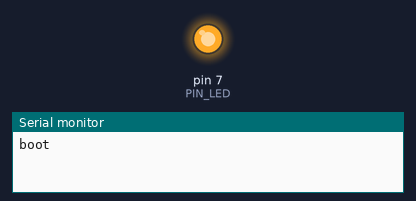
This sketch was run on a simulated Arduino Uno, built with avr-gcc and run on an emulated ATmega328P. On the bench: output pins drawn as LEDs (lit = HIGH), the last lines printed to the serial monitor. At 2.0 s the program stops and its outputs stay as they are.

Above: at 0.5 s.
At 1.85 s:
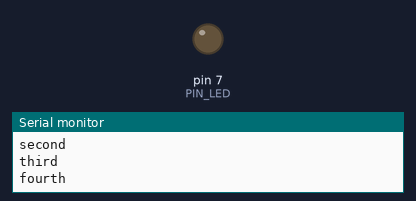
Timing chart, 0 to 3.0 s (numbered marks = the images above):
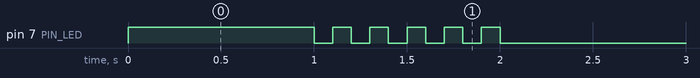

The sketch:

05_practice_2.ino
```cpp
# define PIN_LED 7
unsigned int toggle;
void setup() {
  pinMode(PIN_LED, OUTPUT);
  Serial.begin(115200);
  while (!Serial) {
  }
}

void loop() {
  toggle = 1;
  digitalWrite(PIN_LED, toggle);
  Serial.println("boot");
  delay(1000);

  toggle = toggle_state(toggle);
  digitalWrite(PIN_LED, toggle);
  delay(100);
  toggle = toggle_state(toggle);
  digitalWrite(PIN_LED, toggle);
  Serial.println("first");
  delay(100);

  toggle = toggle_state(toggle);
  digitalWrite(PIN_LED, toggle);
  delay(100);
  toggle = toggle_state(toggle);
  digitalWrite(PIN_LED, toggle);
  Serial.println("second");
  delay(100);

  toggle = toggle_state(toggle);
  digitalWrite(PIN_LED, toggle);
  delay(100);
  toggle = toggle_state(toggle);
  digitalWrite(PIN_LED, toggle);
  Serial.println("third");
  delay(100);

  toggle = toggle_state(toggle);
  digitalWrite(PIN_LED, toggle);
  delay(100);
  toggle = toggle_state(toggle);
  digitalWrite(PIN_LED, toggle);
  Serial.println("fourth");
  delay(100);

  toggle = toggle_state(toggle);
  digitalWrite(PIN_LED, toggle);
  delay(100);
  toggle = toggle_state(toggle);
  digitalWrite(PIN_LED, toggle);
  Serial.println("fifth");
  delay(100);

  toggle = toggle_state(toggle);
  digitalWrite(PIN_LED, toggle);
  while (1) {
  }
}

int toggle_state(int toggle) {
  if (toggle == 1) {
    return 0;
  }
  else
    return 1;
}
```

Measured:
- by itself, pin 7 (PIN_LED): repeats every 0.20 s: LOW 0.10 s, HIGH 0.10 s, until it stays LOW from 2.0 s
